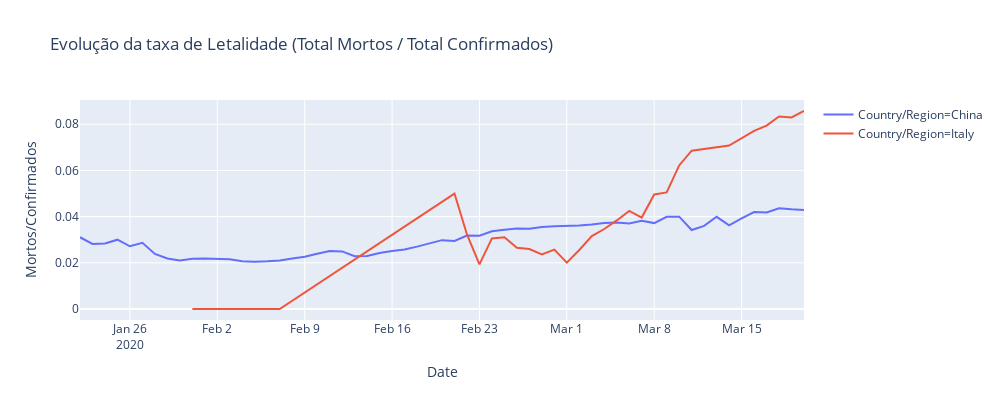

The cell this chart's notebook holds for it:
### Markdown cell above
Existe uma quebra na fonte para os dados no dia 11 para Espanha que está reportado como menos do que no dia anterior

### Code cell
temp = full_table.loc[(full_table['Country/Region']=='Italy') | (full_table['Country/Region']=='China')]
temp = temp.groupby(['Country/Region', 'Date'])['Confirmed', 'Deaths', 'Recovered'].sum()

temp = temp.reset_index()
temp['Mortos/Confirmados'] = temp['Deaths']/temp['Confirmed']


fig = px.line(temp, x="Date", y="Mortos/Confirmados", color='Country/Region',height=400,width=1000,
             title='Evolução da taxa de Letalidade (Total Mortos / Total Confirmados)')
fig.show()

### Figure 1 — Plotly figure (JSON) as saved in the notebook; plotly's stock layout.template omitted (floating-point values rounded to 4 significant figures)
{"data": [{"hoverlabel": {"namelength": 0}, "hovertemplate": "Country/Region=China<br>Date=%{x}<br>Mortos/Confirmados=%{y}", "legendgroup": "Country/Region=China", "line": {"color": "#636efa", "dash": "solid"}, "mode": "lines", "name": "Country/Region=China", "showlegend": true, "type": "scatter", "x": ["2020-01-22", "2020-01-23", "2020-01-24", "2020-01-25", "2020-01-26", "2020-01-27", "2020-01-28", "2020-01-29", "2020-01-30", "2020-01-31", "2020-02-01", "2020-02-02", "2020-02-03", "2020-02-04", "2020-02-05", "2020-02-06", "2020-02-07", "2020-02-08", "2020-02-09", "2020-02-10", "2020-02-11", "2020-02-12", "2020-02-13", "2020-02-14", "2020-02-15", "2020-02-16", "2020-02-17", "2020-02-18", "2020-02-19", "2020-02-20", "2020-02-21", "2020-02-22", "2020-02-23", "2020-02-24", "2020-02-25", "2020-02-26", "2020-02-27", "2020-02-28", "2020-02-29", "2020-03-01", "2020-03-02", "2020-03-03", "2020-03-04", "2020-03-05", "2020-03-06", "2020-03-07", "2020-03-08", "2020-03-09", "2020-03-10", "2020-03-11", "2020-03-12", "2020-03-13", "2020-03-14", "2020-03-15", "2020-03-16", "2020-03-17", "2020-03-18", "2020-03-19", "2020-03-20"], "xaxis": "x", "y": [0.03108, 0.02817, 0.02838, 0.03002, 0.02716, 0.02864, 0.02384, 0.02191, 0.02105, 0.02171, 0.02185, 0.02174, 0.02158, 0.02066, 0.02048, 0.02068, 0.02105, 0.02187, 0.02266, 0.02394, 0.0251, 0.02495, 0.02286, 0.02294, 0.02428, 0.02509, 0.02575, 0.027, 0.02835, 0.02982, 0.02946, 0.03178, 0.03173, 0.03363, 0.03428, 0.03481, 0.03477, 0.0355, 0.0358, 0.03597, 0.03614, 0.03663, 0.03725, 0.03746, 0.03706, 0.03818, 0.03721, 0.0399, 0.04, 0.03422, 0.03602, 0.03993, 0.03626, 0.0393, 0.04199, 0.0418, 0.04361, 0.04316, 0.04288], "yaxis": "y"}, {"hoverlabel": {"namelength": 0}, "hovertemplate": "Country/Region=Italy<br>Date=%{x}<br>Mortos/Confirmados=%{y}", "legendgroup": "Country/Region=Italy", "line": {"color": "#EF553B", "dash": "solid"}, "mode": "lines", "name": "Country/Region=Italy", "showlegend": true, "type": "scatter", "x": ["2020-01-31", "2020-02-07", "2020-02-21", "2020-02-22", "2020-02-23", "2020-02-24", "2020-02-25", "2020-02-26", "2020-02-27", "2020-02-28", "2020-02-29", "2020-03-01", "2020-03-02", "2020-03-03", "2020-03-04", "2020-03-05", "2020-03-06", "2020-03-07", "2020-03-08", "2020-03-09", "2020-03-10", "2020-03-11", "2020-03-14", "2020-03-16", "2020-03-17", "2020-03-18", "2020-03-19", "2020-03-20"], "xaxis": "x", "y": [0, 0, 0.05, 0.03226, 0.01935, 0.03057, 0.03106, 0.02649, 0.02595, 0.02365, 0.02571, 0.02007, 0.02554, 0.03157, 0.03464, 0.03836, 0.04249, 0.03961, 0.04963, 0.05048, 0.06217, 0.06857, 0.0708, 0.07713, 0.07945, 0.08339, 0.08298, 0.08575], "yaxis": "y"}], "layout": {"height": 400, "legend": {"tracegroupgap": 0}, "title": {"text": "Evolução da taxa de Letalidade (Total Mortos / Total Confirmados)"}, "width": 1000, "xaxis": {"anchor": "y", "autorange": true, "domain": [0, 1], "range": ["2020-01-22", "2020-03-20"], "title": {"text": "Date"}, "type": "date"}, "yaxis": {"anchor": "x", "autorange": true, "domain": [0, 1], "range": [-0.004764, 0.09051], "title": {"text": "Mortos/Confirmados"}, "type": "linear"}}}
